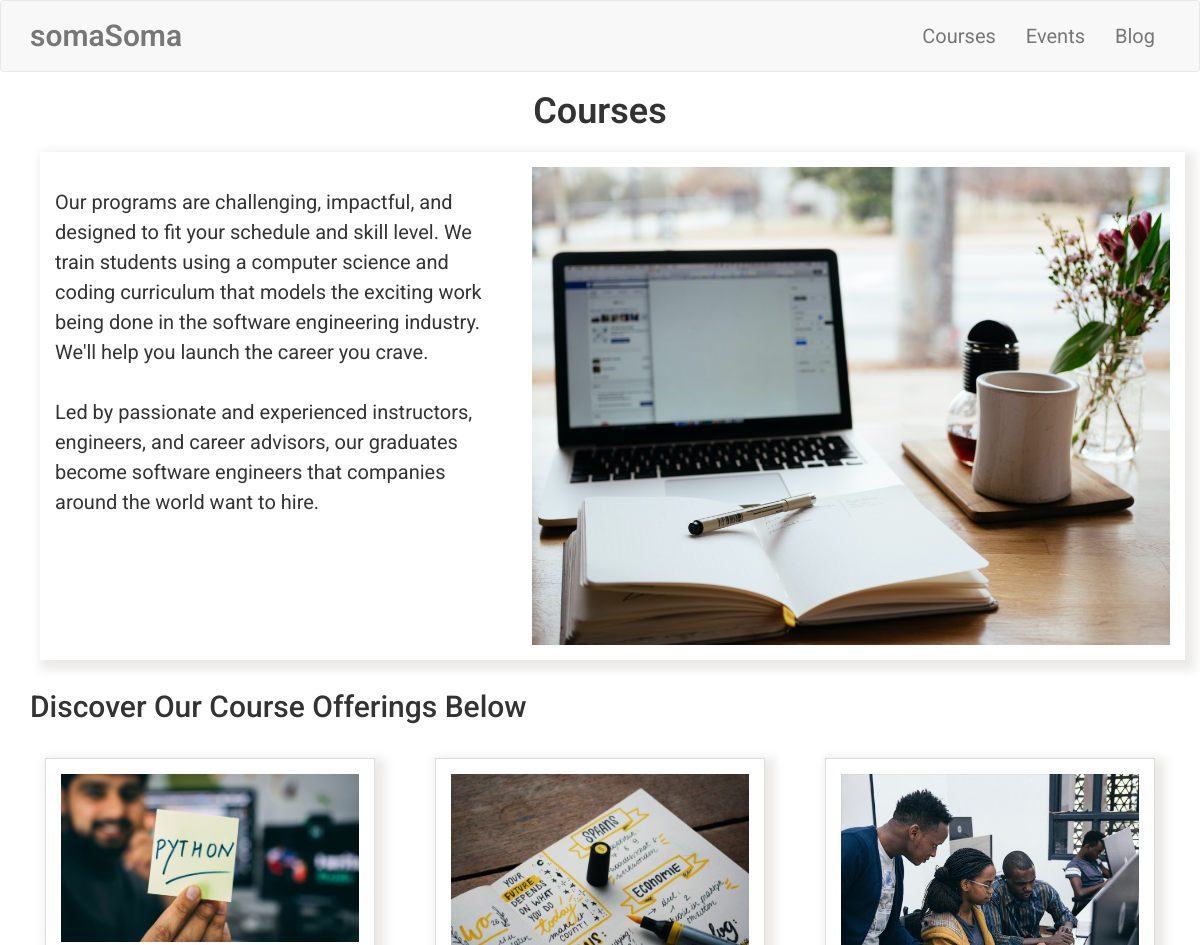
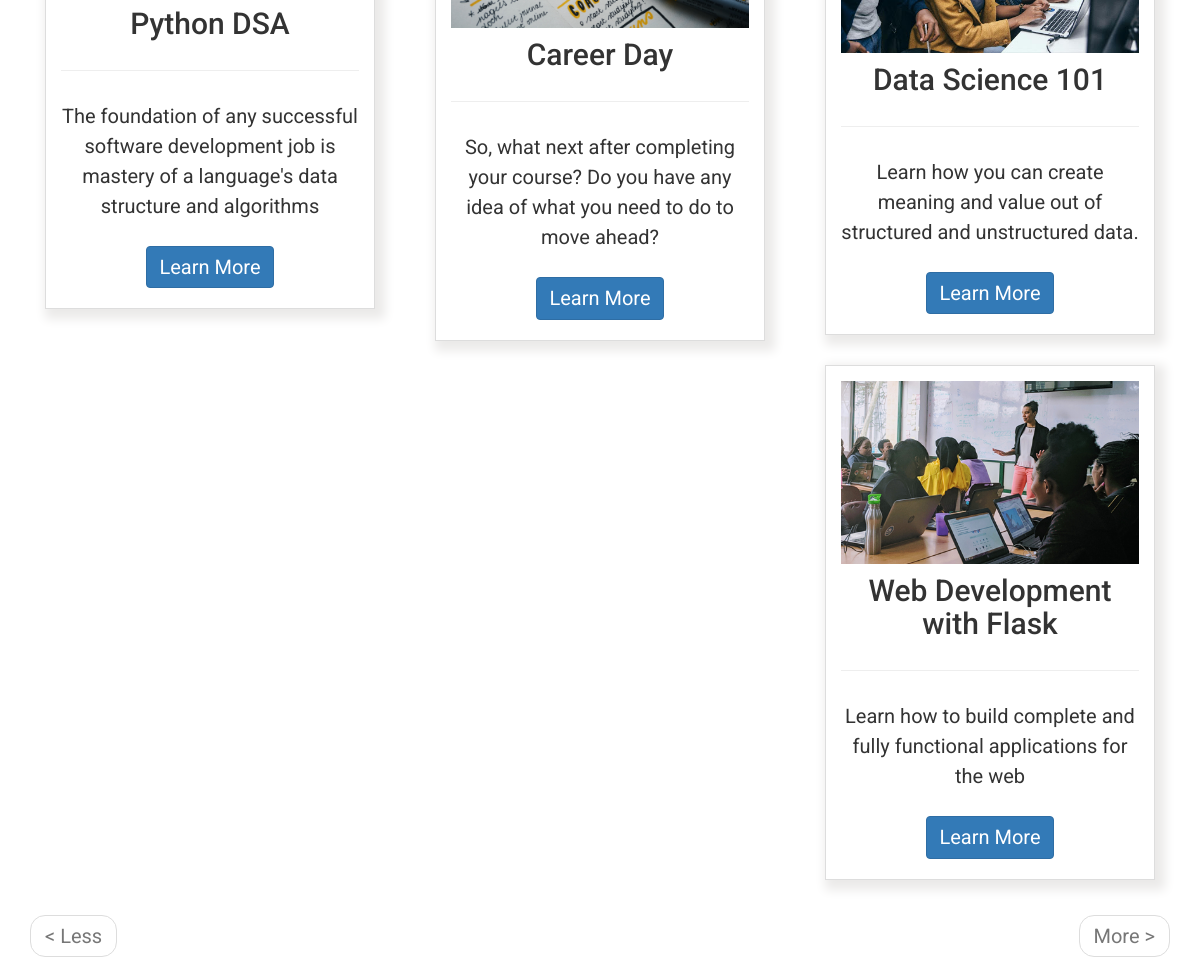
The app's page /courses, older data (2 pictures, top to bottom).
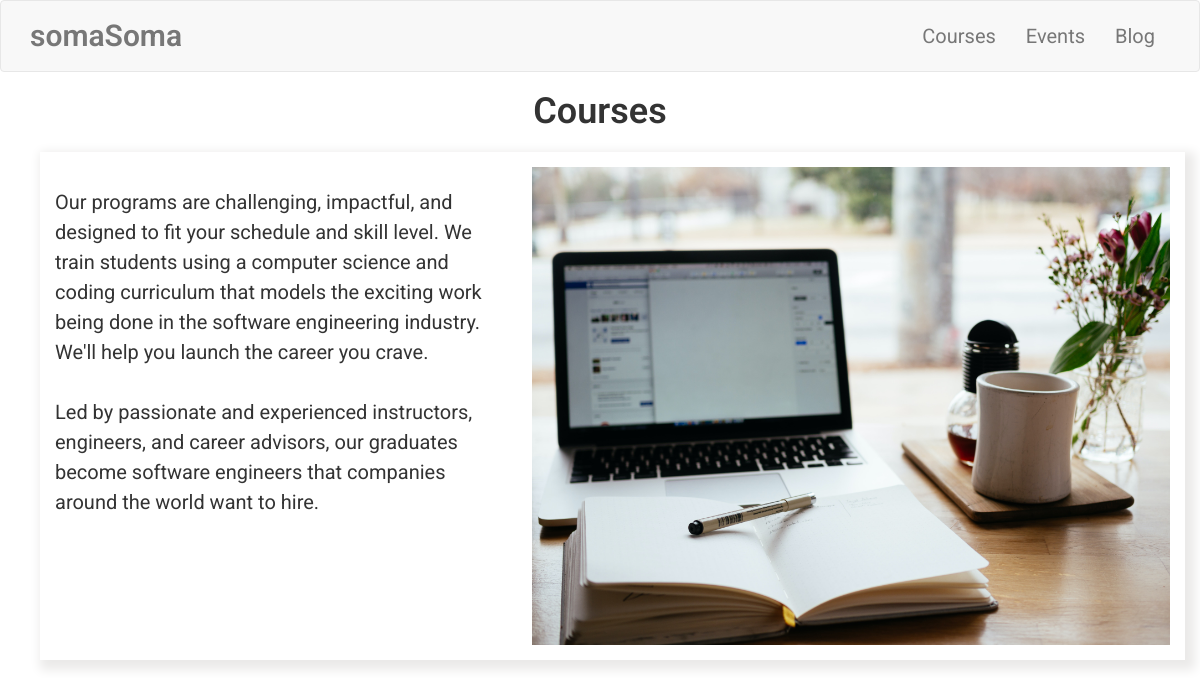
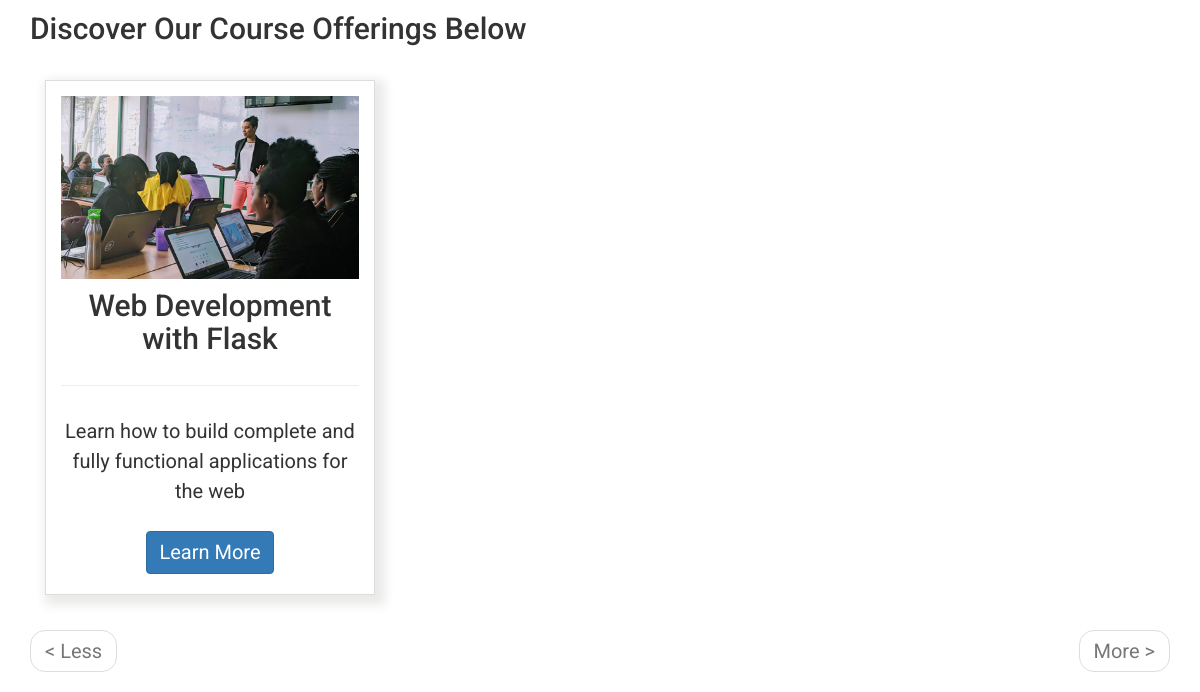
The same page, newer data (2 pictures, top to bottom).
### app/models.py (models this page shows, shortened)
class Courses(db.Model):
    __tablename__ = 'course'
    id = db.Column(db.Integer, primary_key=True)
    course_image = db.Column(db.String(300))
    title = db.Column(db.String(64), index=True)
    body = db.Column(db.String(300))
    overview = db.Column(db.String(300))
    timestamp = db.Column(db.DateTime, index=True, default=datetime.utcnow)
    next_class_date = db.Column(db.String(300))
    link = db.Column(db.String(300))
    allowed_status = db.Column(db.Boolean, default=False)
    admin_id = db.Column(db.Integer, db.ForeignKey('admin.id'))

### app/main/routes.py (the view)
@bp.route('/courses')
def courses():
    page = request.args.get('page', 1, type=int)
    allowed_courses = Courses.query.filter_by(
        allowed_status=True).order_by(Courses.timestamp.desc()).paginate(
        page,
        current_app.config['POSTS_PER_PAGE'],
        False
        )
    next_url = url_for(
        'main.courses',
        _anchor='courses-offerings',
        page=allowed_courses.next_num) \
        if allowed_courses.has_next else None
    prev_url = url_for(
        'main.courses',
        _anchor='courses-offerings',
        page=allowed_courses.prev_num) \
        if allowed_courses.has_prev else None
    return render_template(
        'main/anonymous-content/courses.html',
        title='Courses',
        allowed_courses=allowed_courses.items,
        next_url=next_url,
        prev_url=prev_url
        )

### app/main/routes.py (called while the page is built)
@bp.before_request
def before_request():
    if current_user.is_authenticated:
        current_user.student_last_seen = datetime.utcnow()
        db.session.commit()

### app/templates/main/anonymous-content/courses.html (shortened to what this page needs)
{% extends 'base.html' %}
{% block app_content %}
<div class="row">
    <div class="col-sm-12 text-center">
        <h1>{{ title }}</h1>
    </div>
</div>
<div class="row courses-on-offer">
    <div class="col-sm-5">
        <p>
            Our programs are challenging, impactful, and designed to fit your schedule and skill level.
            We train students using a computer science and coding curriculum that models the exciting work being
            done in the software engineering industry. We'll help you launch the career you crave.
        </p>
        <p>
            Led by passionate and experienced instructors, engineers, and career advisors, our graduates become
            software engineers that companies around the world want to hire.
        </p>
    </div>
    <div class="col-sm-7">
        <img class="img-fluid" style="max-width: 100%; height: auto;" src="{{url_for('static', filename = 'images/courses.jpg')}}" alt="Courses">
    </div>
</div>
<div class="row" id="courses-offerings">
    <div class="col-sm-12">
        <h2>Discover Our Course Offerings Below</h2>
    </div>
</div>
<div class="row">
    {% for course in allowed_courses %}
    <div class="col-sm-4">
        <div class="card-deck">
            <div class="card">
                <img class="img-fluid" style="max-width: 100%; height: auto;" src="/{{ course.course_image }}" alt="Flask Class">
                <div class="card-body">
                    <div class="text-center">
                        <h2 class="card-title">{{ course.title }}</h2>
                        <hr>
                        <p class="card-text">
                            {{ course.body }}
                        </p>
                            <button type="button" class="btn btn-primary" data-toggle="modal" data-target="#{{ course.id }}">
                                Learn More
                            </button>
                    </div>
                </div>
            </div>
        </div>
    </div>
    {% endfor %}
</div>
<div class="row">
    <div  class="col-sm-12">
        <nav aria-label="...">
            <ul class="pager">
                <li class="previous{% if not prev_url %} disabled{% endif %}">
                    <a href="{{ prev_url or '#' }}">
                        <span aria-hidden="true">&#60;</span> Less
                    </a>
                </li>
                <li class="next{% if not next_url %} disabled{% endif %}">
                    <a href="{{ next_url or '#' }}">
                        More <span aria-hidden="true">&#62;</span>
                    </a>
                </li>
            </ul>
        </nav>
    </div>
</div>
{% endblock %}

### app/templates/base.html (shortened to what this page needs)
{% extends 'bootstrap/base.html' %}
{% block head %}
    {{ super() }}
{% endblock %}
{% block styles %}
    {{ super() }}
    <link type="text/css" rel="stylesheet" href="{{ url_for('static', filename = 'css/main.css') }}">
    <link rel="stylesheet" href="https://cdnjs.cloudflare.com/ajax/libs/intl-tel-input/16.0.4/css/intlTelInput.css">
{% endblock %}
{% block navbar %}
<nav class="navbar navbar-default">
    <div class="container">
        <div class="navbar-header">
            {% if current_user.is_authenticated %}
                {% if student %}
                    <a class="navbar-brand" href=" {{ url_for('student.dashboard_student') }} ">
                        <img alt="Brand" src="{{ url_for('static', filename = 'images/eLearning.png') }}" width="30" height="30">
                    </a>
                {% elif parent %}
                    <a class="navbar-brand" href=" {{ url_for('main.dashboard_parent') }} ">
                        <img alt="Brand" src="{{ url_for('static', filename = 'images/eLearning.png') }}" width="30" height="30">
                    </a>
                {% elif teacher %}
                    <a class="navbar-brand" href=" {{ url_for('main.dashboard_teacher') }} ">
                        <img alt="Brand" src="{{ url_for('static', filename = 'images/eLearning.png') }}" width="30" height="30">
                    </a>
                {% elif admin %}
                    <a class="navbar-brand" href=" {{ url_for('admin.dashboard_admin') }} ">
                        <img alt="Brand" src="{{ url_for('static', filename = 'images/eLearning.png') }}" width="30" height="30">
                    </a>
                {% else %}
                    <a class="navbar-brand" href=" {{ url_for('main.home') }} ">
                        <img alt="Brand" src="{{ url_for('static', filename = 'images/eLearning.png') }}" width="30" height="30">
                    </a>
                {% endif %}
            {% else %}
                <a class="navbar-brand" href=" {{ url_for('main.home') }} ">
                    somaSoma
                </a>
            {% endif %}
        </div>
        <div class="collapse navbar-collapse" id="bs-example-navbar-collapse-1">
            <ul class="nav navbar-nav navbar-right">
                {% if current_user.is_authenticated %}
                    {% if student %}
                        <li><a href=" {{ url_for('auth.logout_student') }} ">Logout</a></li>
                    {% elif parent %}
                        <li><a href=" {{ url_for('auth.logout_parent') }} ">Logout</a></li>
                    {% elif teacher %}
                        <li><a href=" {{ url_for('auth.logout_teacher') }} ">Logout</a></li>
                    {% elif admin %}
                        <li><a href=" {{ url_for('auth.logout_admin') }} ">Logout</a></li>
                    {% else %}
                        <li><a href=" {{ url_for('auth.login') }} ">Logout</a></li>
                    {% endif %}
                {% else %}
                    <li class="nav-item dropdown">
                        <a class="nav-link dropdown-toggle" href="#" id="navbarDropdown" role="button" data-toggle="dropdown" aria-haspopup="true" aria-expanded="false">
                        Courses
                        </a>
                    </li>
                    <li><a href=" {{ url_for('main.events') }} ">Events</a></li>
                    <li><a href=" {{ url_for('main.blog') }} ">Blog</a></li>
                {% endif %}
            </ul>
        </div>
    </div>
</nav>
{% endblock %}
{% block content %}
    <div class="container">
        {% block app_content %}
        {% endblock %}
    </div>
{% endblock %}

### app/static/css/main.css (style rules this page uses)
.my-form, .card-deck { padding: 15px; border: 1px solid #ddd; margin: 15px; }
.navbar-brand { font-size: 30px; font-weight: 600; margin-top: 10px; }
html, body { font-family: 'Roboto', sans-serif; }
h1 { padding-bottom: 10px; font-weight: 600; margin-top: 0px; padding-top: 0px; }
h2, h3, h4, h5, h6, p { margin-top: 0px; padding-top: 10px; padding-bottom: 10px; }
p, li { line-height: 30px; margin-top: 10px; margin-bottom: 10px; }
p, li, td, .btn, .btn-alt, .schedule-btn { font-size: 20px; }
.profile, .update-account, .two-factor-auth, .admin-teacher, .courses, .courses-on-offer { padding-top: 15px; padding-bottom: 15px; box-shadow: 5px 5px 10px 5px #ebeae9; margin-bottom: 20px; margin-left: 10px; }
.card-deck { box-shadow: 5px 5px 10px 5px #ebeae9; }
.btn { margin-top: 5px; margin-bottom: 5px; }

Row changes from the older to the newer data that the page shows:
removed Courses: course_image (picture), title "Python DSA", body "The foundation of any successful software development job is mastery of a language's data structure and algorithms"
removed Courses: course_image (picture), title "Career Day", body "So, what next after completing your course? Do you have any idea of what you need to do to move ahead?"
removed Courses: course_image (picture), title "Data Science 101", body "Learn how you can create meaning and value out of structured and unstructured data."
